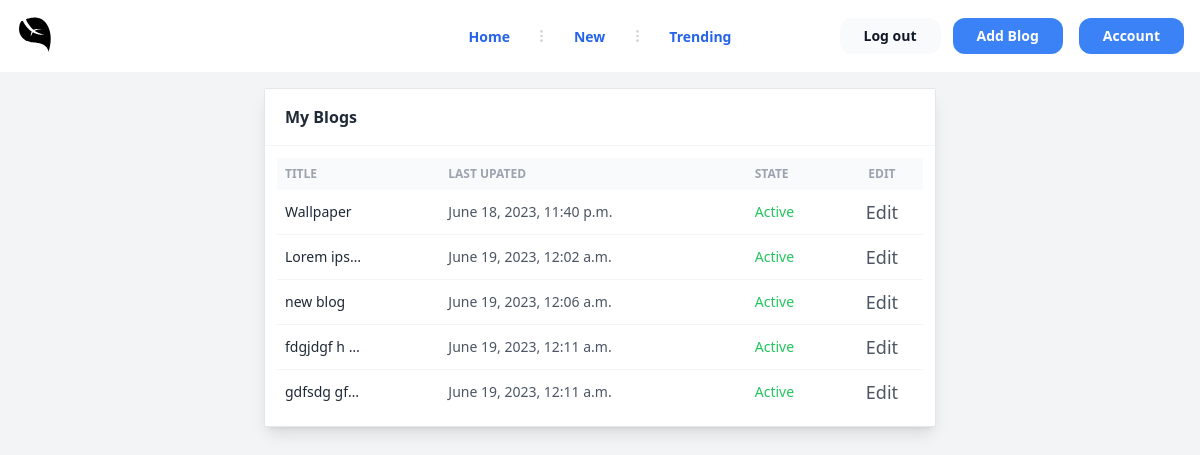
The app's page /account/ (signed in) with its own data.
### home/models.py (models this page shows, shortened)
class blog(models.Model):
    title = models.CharField(max_length=100)
    slug=models.CharField(max_length=1000, unique=True, blank=True, null=True)
    description = models.TextField()
    date_posted = models.DateTimeField(auto_now_add=True)
    author = models.ForeignKey(User, on_delete=models.CASCADE)
    image = models.ImageField(upload_to='blog_images', blank=True, null=True)
    modified_date = models.DateTimeField(auto_now=True)

### home/views.py (the view)
# urls.py: path('account/',account,name='account'),
def account(request):
    if(request.user.is_authenticated):
        blogs=blog.objects.filter(author=request.user)
        return render(request,'admin.html',{'blogs':blogs})
    else:
        return render(request,'signin.html',{'msg':"User is not authenticated"})

### home/templates/admin.html
{% extends "home.html" %}
{% block start %}
<section class="antialiased bg-gray-100 text-gray-600 h-screen px-4">
    <div class="flex flex-col  h-full pt-4">
        <div class="w-full max-w-2xl mx-auto bg-white shadow-lg rounded-sm border border-gray-200">
            <header class="px-5 py-4 border-b border-gray-100">
                <h2 class="font-semibold text-gray-800">My Blogs</h2>
            </header>
            <div class="p-3">
                <div class="overflow-x-auto">
                    <table class="table-auto w-full">
                        <thead class="text-xs font-semibold uppercase text-gray-400 bg-gray-50">
                            <tr>
                                <th class="p-2 whitespace-nowrap">
                                    <div class="font-semibold text-left">Title</div>
                                </th>
                                <th class="p-2 whitespace-nowrap">
                                    <div class="font-semibold text-left">Last Upated</div>
                                </th>
                                <th class="p-2 whitespace-nowrap">
                                    <div class="font-semibold text-left">State</div>
                                </th>
                                <th class="p-2 whitespace-nowrap">
                                    <div class="font-semibold text-center">Edit</div>
                                </th>
                            </tr>
                        </thead>
                        <tbody class="text-sm divide-y divide-gray-100">
                            {%for blogitem in blogs %}
                            <tr>
                                <td class="p-2 whitespace-nowrap">
                                    <div class="flex items-center">
                                        <div class="font-medium text-gray-800 truncate w-20">{{blogitem.title}}</div>
                                    </div>
                                </td>
                                <td class="p-2 whitespace-nowrap">
                                    <div class="text-left">{{blogitem.modified_date}}</div>
                                </td>
                                <td class="p-2 whitespace-nowrap">
                                    <div class="text-left font-medium text-green-500">Active</div>
                                </td>
                                <td class="p-2 whitespace-nowrap">
                                    <div class="text-lg text-center"><button><a href="/updateblog/{{blogitem.slug}}">Edit</a></button></div>
                                </td>
                            </tr>
                           {% endfor %}
                        </tbody>
                    </table>
                </div>
            </div>
        </div>
    </div>
</section>
{% endblock %}

### records on screen
blog: title "Wallpaper", modified_date "June 18, 2023, 11:40 p.m."
blog: title "Lorem ips…", modified_date "June 19, 2023, 12:02 a.m."
blog: title "new blog", modified_date "June 19, 2023, 12:06 a.m."
blog: title "fdgjdgf h…", modified_date "June 19, 2023, 12:11 a.m."
blog: title "gdfsdg gf…", modified_date "June 19, 2023, 12:11 a.m."
